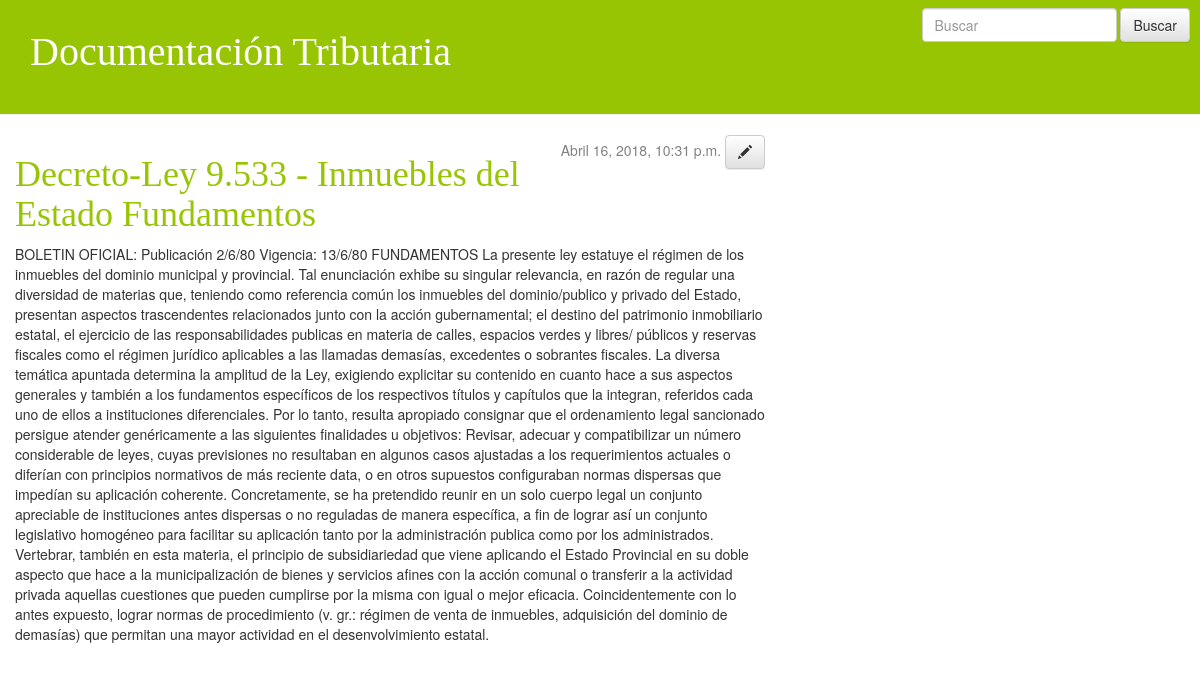
The app's page /post/1/ with its own data.
### blog/models.py (models this page shows, shortened)
class Post(models.Model):
    author = models.ForeignKey('auth.User', on_delete=models.CASCADE)
    title = models.CharField(max_length=200)
    text = models.TextField()
    created_date = models.DateTimeField(default=timezone.now)
    published_date = models.DateTimeField(blank=True, null=True)
    archivo=models.FileField(upload_to="archivos/", null=True, blank=True)

### blog/views.py (the view)
# urls.py: url(r'^post/(?P<pk>[0-9]+)/$', views.post_detail, name= 'post_detail'),
def post_detail(request, pk):
    post = get_object_or_404(Post, pk=pk)
    return render(request, 'blog/post_detail.html', {'post':post})

### blog/templates/blog/post_detail.html (shortened to what this page needs)
       {% extends 'blog/base.html' %}
    {% block content %}
        <div class="date">
        {% if post.published_date %}
            {{ post.published_date }}
        {% endif %}
        <a class="btn btn-default" href="{% url 'post_edit' pk=post.pk %}"><span class="glyphicon glyphicon-pencil"></span></a>
        </div>
        <h1>{{ post.title }}</h1>
        <p>{{ post.text }}</p>
    {% endblock %}

### blog/static/css/blog.css (style rules this page uses)
h1, h2, h3, h4 { font-family: 'DejaVu Regular', cursive; color: #97c503; }
.date { float: right; color: #828282; }

### records on screen
Post: published_date "Abril 16, 2018, 10:31 p.m.", title "Decreto-Ley 9.533 - Inmuebles del Estado Fundamentos", text "BOLETIN OFICIAL: Publicación 2/6/80 Vigencia: 13/6/80 FUNDAMENTOS La presente ley estatuye el régimen de los inmuebles del dominio municipal y provincial. Tal enunciación exhibe su singular relevancia, en razón de regular una diversidad de materias que, teniendo como referencia común los inmuebles del dominio/publico y privado del Estado, presentan aspectos trascendentes relacionados junto con la acción gubernamental; el destino del patrimonio inmobiliario estatal, el ejercicio de las responsabilidades publicas en materia de calles, espacios verdes y libres/ públicos y reservas fiscales como el régimen jurídico aplicables a las llamadas demasías, excedentes o sobrantes fiscales. La diversa…"
